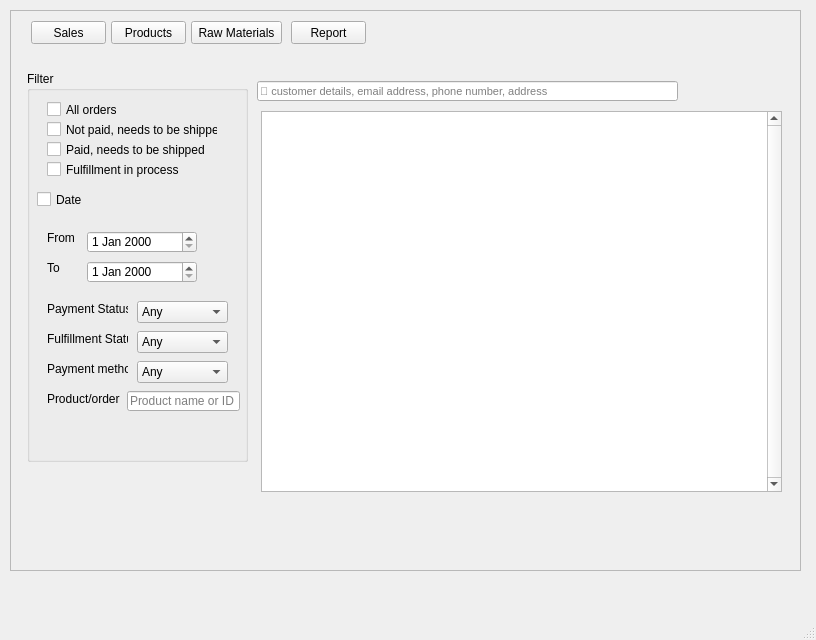
<?xml version="1.0" encoding="UTF-8"?>
<ui version="4.0">
 <class>Sales</class>
 <widget class="QMainWindow" name="Sales">
  <property name="geometry">
   <rect>
    <x>0</x>
    <y>0</y>
    <width>816</width>
    <height>640</height>
   </rect>
  </property>
  <property name="windowTitle">
   <string>Sales</string>
  </property>
  <widget class="QWidget" name="centralwidget">
   <widget class="QScrollArea" name="scrollArea">
    <property name="geometry">
     <rect>
      <x>10</x>
      <y>10</y>
      <width>791</width>
      <height>561</height>
     </rect>
    </property>
    <property name="widgetResizable">
     <bool>true</bool>
    </property>
    <widget class="QWidget" name="scrollAreaWidgetContents_2">
     <property name="geometry">
      <rect>
       <x>0</x>
       <y>0</y>
       <width>789</width>
       <height>559</height>
      </rect>
     </property>
     <widget class="QGroupBox" name="groupBox">
      <property name="geometry">
       <rect>
        <x>16</x>
        <y>60</y>
        <width>221</width>
        <height>391</height>
       </rect>
      </property>
      <property name="title">
       <string>Filter</string>
      </property>
      <widget class="QCheckBox" name="allorders_2">
       <property name="geometry">
        <rect>
         <x>20</x>
         <y>30</y>
         <width>70</width>
         <height>17</height>
        </rect>
       </property>
       <property name="text">
        <string>All orders</string>
       </property>
      </widget>
      <widget class="QCheckBox" name="notpaid_2">
       <property name="geometry">
        <rect>
         <x>20</x>
         <y>50</y>
         <width>171</width>
         <height>17</height>
        </rect>
       </property>
       <property name="text">
        <string>Not paid, needs to be shipped</string>
       </property>
      </widget>
      <widget class="QCheckBox" name="paid_2">
       <property name="geometry">
        <rect>
         <x>20</x>
         <y>70</y>
         <width>171</width>
         <height>17</height>
        </rect>
       </property>
       <property name="text">
        <string>Paid, needs to be shipped</string>
       </property>
      </widget>
      <widget class="QCheckBox" name="fulfillment_2">
       <property name="geometry">
        <rect>
         <x>20</x>
         <y>90</y>
         <width>141</width>
         <height>17</height>
        </rect>
       </property>
       <property name="text">
        <string>Fulfillment in process</string>
       </property>
      </widget>
      <widget class="QDateEdit" name="fromdate_2">
       <property name="geometry">
        <rect>
         <x>60</x>
         <y>160</y>
         <width>110</width>
         <height>22</height>
        </rect>
       </property>
      </widget>
      <widget class="QDateEdit" name="todate_2">
       <property name="geometry">
        <rect>
         <x>60</x>
         <y>190</y>
         <width>110</width>
         <height>22</height>
        </rect>
       </property>
      </widget>
      <widget class="QLabel" name="label_8">
       <property name="geometry">
        <rect>
         <x>20</x>
         <y>160</y>
         <width>47</width>
         <height>13</height>
        </rect>
       </property>
       <property name="text">
        <string>From</string>
       </property>
      </widget>
      <widget class="QLabel" name="label_9">
       <property name="geometry">
        <rect>
         <x>20</x>
         <y>190</y>
         <width>47</width>
         <height>13</height>
        </rect>
       </property>
       <property name="text">
        <string>To</string>
       </property>
      </widget>
      <widget class="QCheckBox" name="date_2">
       <property name="geometry">
        <rect>
         <x>10</x>
         <y>120</y>
         <width>70</width>
         <height>17</height>
        </rect>
       </property>
       <property name="text">
        <string>Date</string>
       </property>
      </widget>
      <widget class="QComboBox" name="filterpstatus_2">
       <property name="geometry">
        <rect>
         <x>110</x>
         <y>230</y>
         <width>91</width>
         <height>22</height>
        </rect>
       </property>
       <item>
        <property name="text">
         <string>Any</string>
        </property>
       </item>
       <item>
        <property name="text">
         <string>paid</string>
        </property>
       </item>
       <item>
        <property name="text">
         <string>Awaiting Payment</string>
        </property>
       </item>
       <item>
        <property name="text">
         <string>Cancelled</string>
        </property>
       </item>
       <item>
        <property name="text">
         <string>Refunded</string>
        </property>
       </item>
       <item>
        <property name="text">
         <string>Partially Refunded</string>
        </property>
       </item>
      </widget>
      <widget class="QLabel" name="label_10">
       <property name="geometry">
        <rect>
         <x>20</x>
         <y>230</y>
         <width>81</width>
         <height>16</height>
        </rect>
       </property>
       <property name="text">
        <string>Payment Status</string>
       </property>
      </widget>
      <widget class="QLabel" name="label_11">
       <property name="geometry">
        <rect>
         <x>20</x>
         <y>260</y>
         <width>81</width>
         <height>16</height>
        </rect>
       </property>
       <property name="text">
        <string>Fulfillment Status</string>
       </property>
      </widget>
      <widget class="QComboBox" name="filterfstatus_2">
       <property name="geometry">
        <rect>
         <x>110</x>
         <y>260</y>
         <width>91</width>
         <height>22</height>
        </rect>
       </property>
       <item>
        <property name="text">
         <string>Any</string>
        </property>
       </item>
       <item>
        <property name="text">
         <string>Awaiting processing</string>
        </property>
       </item>
       <item>
        <property name="text">
         <string>Processing</string>
        </property>
       </item>
       <item>
        <property name="text">
         <string>Ready for pickup</string>
        </property>
       </item>
       <item>
        <property name="text">
         <string>Shipped</string>
        </property>
       </item>
       <item>
        <property name="text">
         <string>Out for delivery</string>
        </property>
       </item>
       <item>
        <property name="text">
         <string>delivered</string>
        </property>
       </item>
       <item>
        <property name="text">
         <string>Delivery Cancelled</string>
        </property>
       </item>
       <item>
        <property name="text">
         <string>Returned</string>
        </property>
       </item>
      </widget>
      <widget class="QLabel" name="label_12">
       <property name="geometry">
        <rect>
         <x>20</x>
         <y>290</y>
         <width>81</width>
         <height>16</height>
        </rect>
       </property>
       <property name="text">
        <string>Payment method</string>
       </property>
      </widget>
      <widget class="QComboBox" name="filterpmstatus_2">
       <property name="geometry">
        <rect>
         <x>110</x>
         <y>290</y>
         <width>91</width>
         <height>22</height>
        </rect>
       </property>
       <item>
        <property name="text">
         <string>Any</string>
        </property>
       </item>
       <item>
        <property name="text">
         <string>Bank Transfer</string>
        </property>
       </item>
       <item>
        <property name="text">
         <string>COD</string>
        </property>
       </item>
       <item>
        <property name="text">
         <string>Partial COD</string>
        </property>
       </item>
      </widget>
      <widget class="QLineEdit" name="filterproduct_2">
       <property name="geometry">
        <rect>
         <x>100</x>
         <y>320</y>
         <width>113</width>
         <height>20</height>
        </rect>
       </property>
       <property name="text">
        <string/>
       </property>
       <property name="placeholderText">
        <string>Product name or ID</string>
       </property>
      </widget>
      <widget class="QLabel" name="label_14">
       <property name="geometry">
        <rect>
         <x>20</x>
         <y>320</y>
         <width>81</width>
         <height>16</height>
        </rect>
       </property>
       <property name="text">
        <string>Product/order</string>
       </property>
      </widget>
     </widget>
     <widget class="QLineEdit" name="search">
      <property name="geometry">
       <rect>
        <x>246</x>
        <y>70</y>
        <width>421</width>
        <height>20</height>
       </rect>
      </property>
      <property name="font">
       <font>
        <pointsize>8</pointsize>
       </font>
      </property>
      <property name="placeholderText">
       <string>🔎︎ customer details, email address, phone number, address</string>
      </property>
     </widget>
     <widget class="QLineEdit" name="price">
      <property name="geometry">
       <rect>
        <x>550</x>
        <y>130</y>
        <width>81</width>
        <height>20</height>
       </rect>
      </property>
      <property name="font">
       <font>
        <pointsize>12</pointsize>
       </font>
      </property>
      <property name="text">
       <string>750.00 RS</string>
      </property>
     </widget>
     <widget class="QListWidget" name="orderListWidget">
      <property name="geometry">
       <rect>
        <x>250</x>
        <y>100</y>
        <width>521</width>
        <height>381</height>
       </rect>
      </property>
      <property name="verticalScrollBarPolicy">
       <enum>Qt::ScrollBarAlwaysOn</enum>
      </property>
     </widget>
     <widget class="QPushButton" name="salesbutton">
      <property name="geometry">
       <rect>
        <x>20</x>
        <y>10</y>
        <width>75</width>
        <height>23</height>
       </rect>
      </property>
      <property name="text">
       <string>Sales</string>
      </property>
     </widget>
     <widget class="QPushButton" name="rawmaterial">
      <property name="geometry">
       <rect>
        <x>180</x>
        <y>10</y>
        <width>91</width>
        <height>23</height>
       </rect>
      </property>
      <property name="text">
       <string>Raw Materials</string>
      </property>
     </widget>
     <widget class="QPushButton" name="reportbutton">
      <property name="geometry">
       <rect>
        <x>280</x>
        <y>10</y>
        <width>75</width>
        <height>23</height>
       </rect>
      </property>
      <property name="text">
       <string>Report</string>
      </property>
     </widget>
     <widget class="QPushButton" name="productsbutton">
      <property name="geometry">
       <rect>
        <x>100</x>
        <y>10</y>
        <width>75</width>
        <height>23</height>
       </rect>
      </property>
      <property name="text">
       <string>Products</string>
      </property>
     </widget>
    </widget>
   </widget>
  </widget>
  <widget class="QMenuBar" name="menubar">
   <property name="geometry">
    <rect>
     <x>0</x>
     <y>0</y>
     <width>816</width>
     <height>21</height>
    </rect>
   </property>
  </widget>
  <widget class="QStatusBar" name="statusbar"/>
 </widget>
 <resources/>
 <connections/>
</ui>
